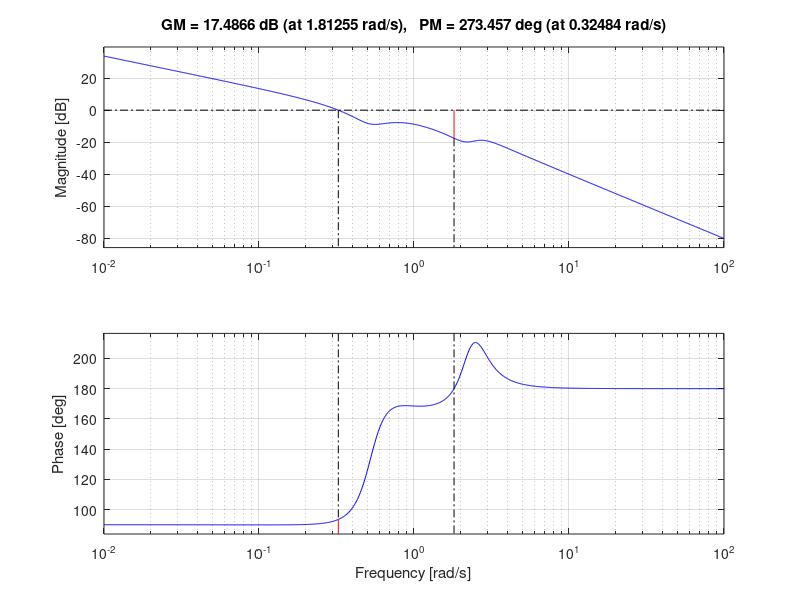
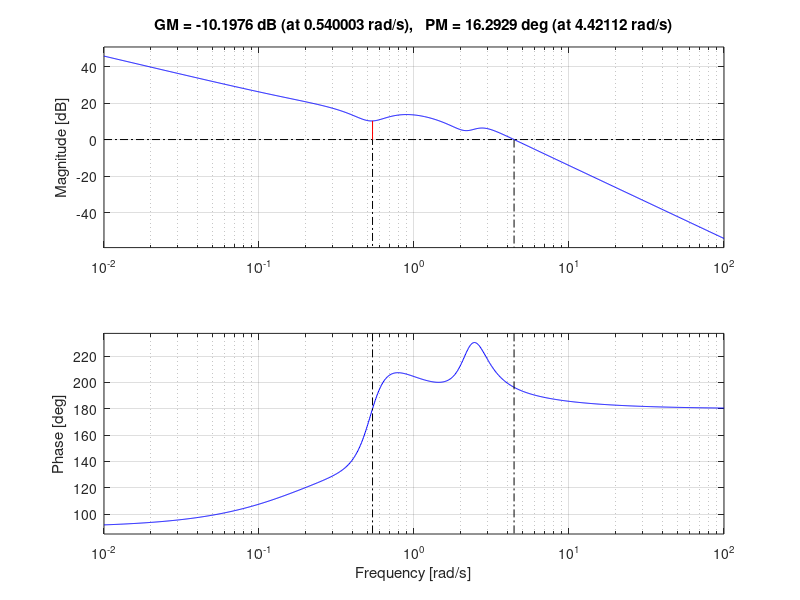
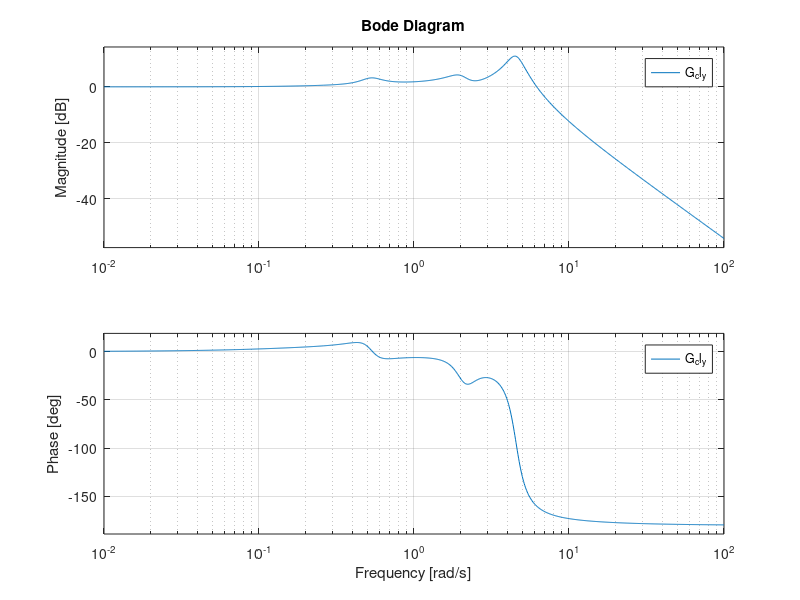

The MATLAB source for these figures, in order:
%% Compensador de avanço

G_lead =tf([19.43,4.66],[1,1.168]);
K_l0 = 37.248;
L_0 = tf([0,0,37.2428000000000,44.1077252817023,199.004232783142,56.5658583247018,49.9538633901049],[1,1.19999999999997,6.06999999999997,-2.30399999999996,-3.20259999999930,-2.76339999999981,0])/K_l0;

L_1 = G_lead*L_0;

figure(1)
margin(L_0)
figure(2)
margin(L_1)

%% Compensador de atras-avanço

G_ll = tf([19.43,5.638,0.2333],[1,1.173,0.005839]);
L_2 = L_0*G_ll;

figure(3)
margin(L_2)

%% Malha Fechada - Avanço

G_cl_y = feedback(G_lead*L_0,1);

bode(G_cl_y)
grid on




